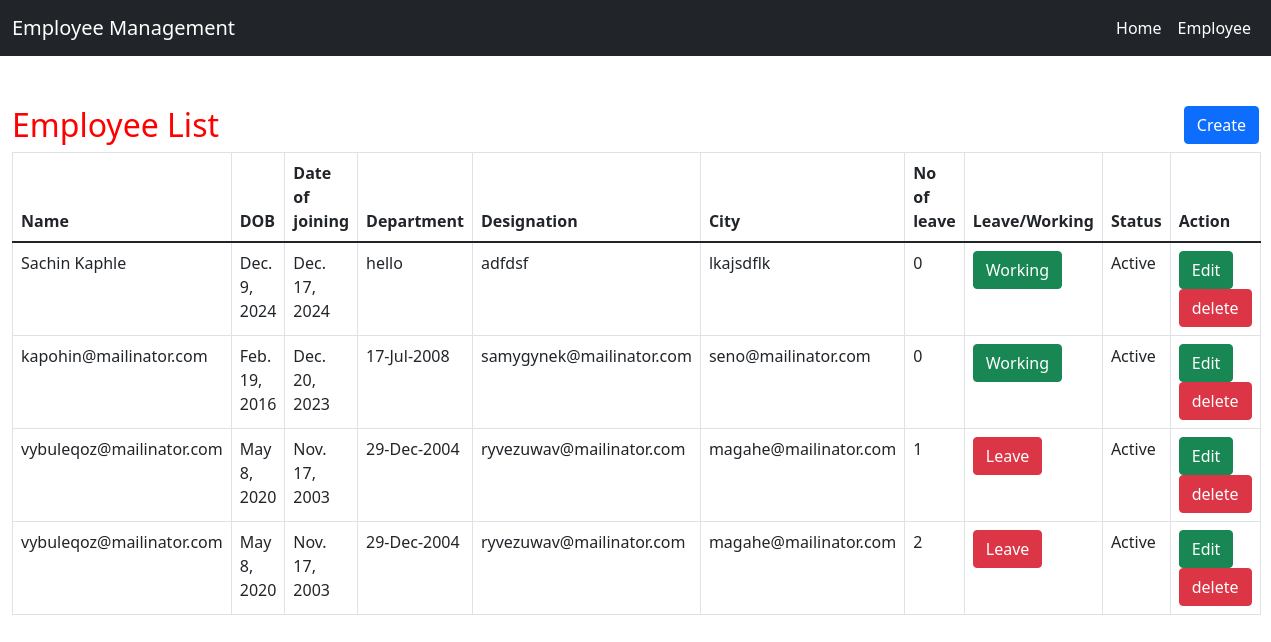
Page /employee_list/ on the committed database.
### EMS/models.py (models this page shows, shortened)
class Employee(BaseModel):
    name = models.CharField(max_length=100, null=True, blank=True)
    dob = models.DateField(null=True, blank=True)
    doj = models.DateField(null=True, blank=True)
    department = models.CharField(max_length=100, null=True, blank=True)
    post = models.CharField(max_length=100, null=True, blank=True)
    address = models.CharField(max_length=100, null=True, blank=True)
    city = models.CharField(max_length=100, null=True, blank=True)
    country = models.CharField(max_length=100, null=True, blank=True)
    zipcode = models.CharField(max_length=100, null=True, blank=True)
    state = models.CharField(max_length=100, null=True, blank=True)
    active = models.BooleanField(default=True)
    leave_count = models.IntegerField(null=True, blank=True, default=0)
    on_leave = models.BooleanField(default=False)

### EMS/views.py (the view)
# urls.py: path('employee_list/', views.employeeList, name = 'employee-list'),
def employeeList(request):
    emp_data = Employee.objects.filter()
    d = {'employee':emp_data}
    return render(request, 'employee_list.html',d)

### EMS/templates/employee_list.html (shortened to what this page needs)
{% extends 'index.html' %}
{% block body %}
<link rel=stylesheet href="//cdn.datatables.net/1.10.19/css/jquery.dataTables.min.css" defer>
<div class="container-fluid">
    <h2 style="color:red;margin-top:4%">Employee List
        <a href="{% url 'create-employee' %}"><button class="btn btn-primary" align="right"
                style="float:right">Create</button></a>
    </h2>
    <table class="table table-bordered" id="myTable">
        <thead>
            <tr>
                <th>Name</th>
                <th>DOB</th>
                <th>Date of joining</th>
                <th>Department</th>
                <th>Designation</th>
                <th>City</th>
                <th>No of leave</th>
                <th>Leave/Working</th>
                <th>Status</th>
                <th>Action</th>
            </tr>
        </thead>
        <tbody>
            {% for i in employee %}
            <tr>
                <td>{{i.name}}</td>
                <td>{{i.dob}}</td>
                <td>{{i.doj}}</td>
                <td>{{i.department}}</td>
                <td>{{i.post}}</td>
                <td>{{i.zipcode}}</td>
                <td>{{i.leave_count}}</td>
                <td>{% if i.on_leave %}
                    <a href="{% url 'leave_status' i.id %}" onclick="return confirm('Are you sure, You are working today?')"><button
                            class="btn btn-danger">Leave</button></a>
                    {% else %}
                    <a href="{% url 'leave_status' i.id %}" onclick="return confirm('Are you sure, You are applying for leave?')"><button
                            class="btn btn-success">Working</button></a>
                    {% endif %}
                </td>
                <td>{% if i.active %}Active{% else %}Inactive{% endif %}</td>
                <td><a href="{% url 'edit_employee' i.id %}"><button class="btn btn-success">Edit</button></a>
                    <a href="{% url 'delete_employee' i.id %}" onclick="return confirm('Are you sure?')"><button
                            class="btn btn-danger">delete</button></a>
                </td>
            </tr>
            {% endfor %}
        </tbody>
    </table>
</div>
{% endblock %}

### EMS/templates/index.html (shortened to what this page needs)
<!doctype html>
{% load static %}
<html lang="en">
  <head>
    <link href="https://cdn.jsdelivr.net/npm/bootstrap@5.1.3/dist/css/bootstrap.min.css" rel="stylesheet">
  </head>
  <body>
    <nav class="navbar navbar-expand-lg navbar-dark bg-dark">
      <div class="container-fluid">
        <a class="navbar-brand" href="#">
          Employee Management
        </a>
        <div class="collapse navbar-collapse" id="navbarTogglerDemo03">
          <div class="d-flex">
            <ul class="navbar-nav me-auto mb-2 mb-lg-0">
            <li class="nav-item">
              <a class="nav-link active" aria-current="page" href="/">Home</a>
            </li>
            <li class="nav-item">
              <a class="nav-link active" aria-current="page" href="{% url 'employee-list' %}">Employee</a>
            </li>
          </ul>
          </div>
        </div>
      </div>
    </nav>
    {% block body %}{% endblock  %}
  </body>
</html>

### rows in the picture
Employee: name "Sachin Kaphle", dob "Dec. 9, 2024", doj "Dec. 17, 2024", department "hello", post "adfdsf", zipcode "lkajsdflk", leave_count "0", on_leave "Working", active "Active"
Employee: name "kapohin@mailinator.com", dob "Feb. 19, 2016", doj "Dec. 20, 2023", department "17-Jul-2008", post "samygynek@mailinator.com", zipcode "seno@mailinator.com", leave_count "0", on_leave "Working", active "Active"
Employee: name "vybuleqoz@mailinator.com", dob "May 8, 2020", doj "Nov. 17, 2003", department "29-Dec-2004", post "ryvezuwav@mailinator.com", zipcode "magahe@mailinator.com", leave_count "1", on_leave "Leave", active "Active"
Employee: name "vybuleqoz@mailinator.com", dob "May 8, 2020", doj "Nov. 17, 2003", department "29-Dec-2004", post "ryvezuwav@mailinator.com", zipcode "magahe@mailinator.com", leave_count "2", on_leave "Leave", active "Active"
